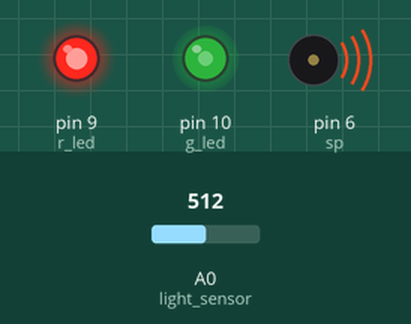
Bench run of a sketch on a simulated Arduino Uno, built with avr-gcc and run on an emulated ATmega328P. On the bench: output pins drawn as LEDs (lit = HIGH), buzzer (waves = sounding). The test bench sets the inputs (shaded band); at power-on: A0 (light_sensor) = 512.

Above: at 2.5 s.
2.6 s: A0 (light_sensor) set to 716
At 3.4 s:
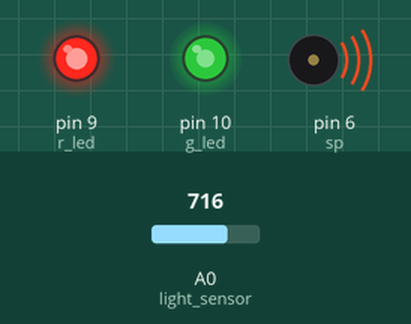
4.5 s: A0 (light_sensor) set to 900
At 5.7 s:
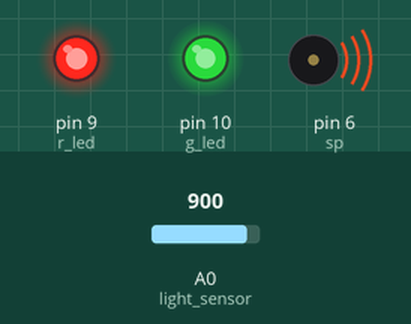
6.6 s: A0 (light_sensor) set to 122
At 8.0 s:
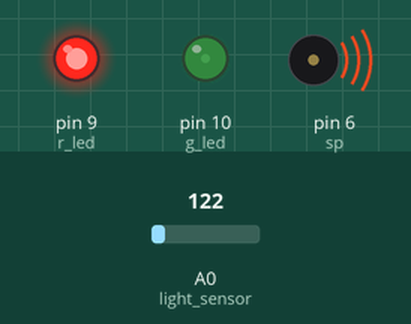
8.5 s: A0 (light_sensor) set to 0
At 9.5 s:
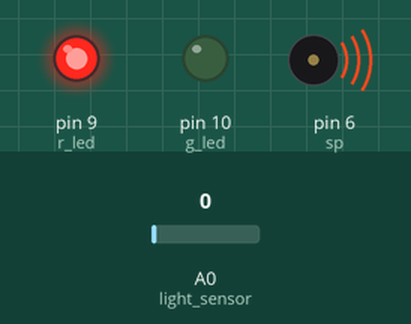
10.0 s: A0 (light_sensor) set to 511
At 44.1 s:
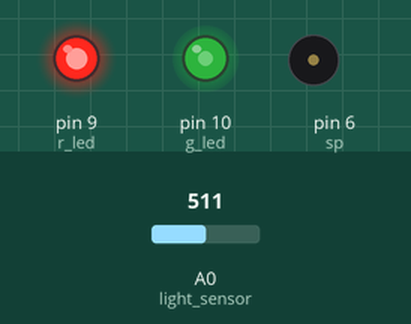
Timing chart, 0 to 44.5 s (numbered marks = the images above; inputs shaded):
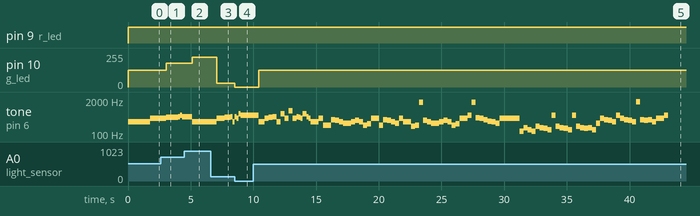

The sketch:

tones.ino
```cpp
// (licence header left out)
const int sp = 6;               //speaker
const int r_led = 9;            //red led
const int g_led = 10;           //green led
const int light_sensor = A0;    //photoresistor

//ISO Letter Notes
const char *letter_note [] = {"G#1","G#0","G#3","G#2","G#5","G#4","G#7","G#6","G7","G6","G5","G4","G3","G2","G1","G0","Eb4","Eb5","Eb6","Eb7",
"Eb0","Eb1","Eb2","Eb3","Eb8","D#8","E5","Db0","E7","E6","Db5","E0","B4","B5","B6","B7","B0","B1","B2","B3","Db6","F#0","F#1","F#2","F#3","F#4",
"F#5","F#6","F#7","Db8","Db1","E4","Db3","Db2","E1","Db4","E3","E2","A#3","A#2","A#1","A#0","A#7","A#6","A#5","A#4","Gb6","Gb7","Gb4","Gb5","Gb2",
"Gb3","Gb0","Gb1","C8","C3","C2","C1","C0","C7","C6","C5","C4","Bb7","Bb6","Bb5","Bb4","Bb3","Bb2","Bb1","Bb0","F0","F1","F2","F3","F4","F5","F6",
"F7","Db7","A1","A0","A3","A2","A5","A4","A7","A6","D#6","D#7","D#4","D#5","D#2","D#3","D#0","D#1","C#8","C#5","C#4","C#7","C#6","C#1","C#0",
"C#3","C#2","Ab0","Ab1","Ab2","Ab3","Ab4","Ab5","Ab6","Ab7","D8","D6","D7","D4","D5","D2","D3","D0","D1"};
//ISO Note Frequencies
const unsigned int note_frequency [] = {51,25,207,103,830,415,3322,1661,3135,1567,783,392,196,98,49,24,311,622,1244,2489,19,38,77,155,4978,4978,
659,17,2637,1318,554,20,493,987,1975,3951,30,61,123,246,1108,23,46,92,185,369,739,1479,2959,4434,34,329,138,69,41,277,164,82,233,116,58,29,3729,
1864,932,466,1479,2959,369,739,92,185,23,46,4186,130,65,32,16,2093,1046,523,261,3729,1864,932,466,233,116,58,29,21,43,87,174,349,698,1396,2793,
2217,55,27,220,110,880,440,3520,1760,1244,2489,311,622,77,155,19,38,4434,554,277,2217,1108,34,17,138,69,25,51,103,207,415,830,1661,3322,4698,
1174,2349,293,587,73,146,18,36};

//**************************************************************Binary Sunset*********************************************************************
//*********************************************************Encoding by Alan Vitullo***************************************************************
const char *song_notes [] = {"D4","G4","A4","A#4","C5","A#4","D4","D4","G4","A4","A#4","D4","A#4","G4","D5","C5","D4","G4","A4","A#4","D4","D5",
"G4","G5","G4","A#4","A4","G4","D5","A#4","G4","D4","D4","G4","A3","A3","F4","E4","D4","C4","C4","D4","E4","D4","A3","B3","G4","G4","A3","F4",
"E4","D4","C4","G4","D4","D4", "G3","A3","A3 F4","E4","D4","C4","C4","D4","E4","D4","A3","B3","G4","G4","C5","As4","G#4","G4","F4","D#4","D4",
"C4","G4","G4","G4","G4","G4","C3","F3","D3","C3","G3","F3","E3","D3","C5","G3","F3","E3","D3","C5","G3","F3","E3","F3","D3","C4","G4","F4","E4",
"D4","C5","G4","F4","E4","D4","C5 G4","F4","E4","F4","D4","G4","G4","C5"};
const double song_beats [] = {2.75, 2.0, 1.5, 0.25, 0.25, 1.25, 2.25, 0.75, 1.0, 0.75, 0.25, 0.25, 0.25, 0.25, 0.25, 2.25, 0.75, 0.5, 0.5,
0.5, 0.5, 0.5, 0.5, 0.5, 0.5, 0.25, 0.25, 0.25, 0.5, 0.25, 0.25, 0.5, 0.5, 0.5, 0.5, 0.5, 0.5, 0.5, 0.5, 0.5, 0.5, 0.5, 0.5, 0.5, 0.5, 0.5,
0.5, 0.5, 0.5, 0.5, 0.5, 0.5, 0.5, 0.5, 0.5, 0.5, 0.5, 0.5, 0.5, 0.5, 0.5, 0.5, 0.5, 0.5, 0.5, 0.5, 0.5, 0.5, 0.5, 0.5, 0.5, 0.5, 0.5, 0.5, 0.5,
0.5, 0.5, 0.5, 0.5, 0.5, 0.5, 0.5, 0.5, 0.5, 0.5, 0.5, 0.5, 0.5, 0.5, 0.5, 0.5, 0.5, 0.5, 0.5, 0.5, 0.5, 0.5, 0.5, 0.5, 0.5, 0.5, 0.5, 0.5, 0.5,
0.5, 0.5, 0.5, 0.5, 0.5, 0.5, 0.5, 0.5, 0.5, 0.5, 0.5, 0.5, 0.5, 0.5, 0.5, 0.5};
const double song_bpm = 77;

void setup() {
  pinMode(sp, OUTPUT);
  pinMode(r_led, OUTPUT);
  pinMode(g_led, OUTPUT);
  pinMode(light_sensor, INPUT);
}

void loop() {

  double song_bps = song_bpm /60;
  for (int i = 0; i < (sizeof(song_notes) / sizeof(song_notes[0])); i++) {
    int light_amp = analogRead(light_sensor);
    light_amp = map(light_amp, 0, 1023, 0, 255);
    analogWrite(g_led, light_amp);
    analogWrite(r_led, (1023-light_amp));
    int current_note = frequency(song_notes[i]);
    double current_note_length = double(song_beats[i] * song_bps) *1000;
    tone(sp, current_note, current_note_length);
    pause(current_note_length);
  }

//replay after 5s
delay(5000);
}
void pause(double note_length) {
  delay(note_length/2.0);
  noTone(sp);
}

int frequency(char note[]){
  for (int i = 0; i < (sizeof(letter_note) / sizeof(letter_note[0])); i++) {
    if(note == letter_note[i]){
      return note_frequency[i];
    }
  }
}
```

Measured:
- after the input at 2.6 s, pin 10 (g_led): 127/255 → 178/255 after 0.45 s
- after the input at 4.5 s, pin 10 (g_led): 178/255 → 224/255 after 0.63 s
- after the input at 6.6 s, pin 10 (g_led): 224/255 → 30/255 after 0.46 s
- after the input at 8.5 s, pin 10 (g_led): 30/255 → 0/255 at once
- after the input at 10.0 s, pin 10 (g_led): 0/255 → 127/255 after 0.43 s
- by itself, tone on pin 6 (sp): plays 293 Hz for 0.48 s, 392 Hz for 0.32 s, 440 Hz for 0.32 s, 466 Hz for 0.32 s, 293 Hz for 0.32 s, 587 Hz for 0.32 s … (92 notes in this stretch)
